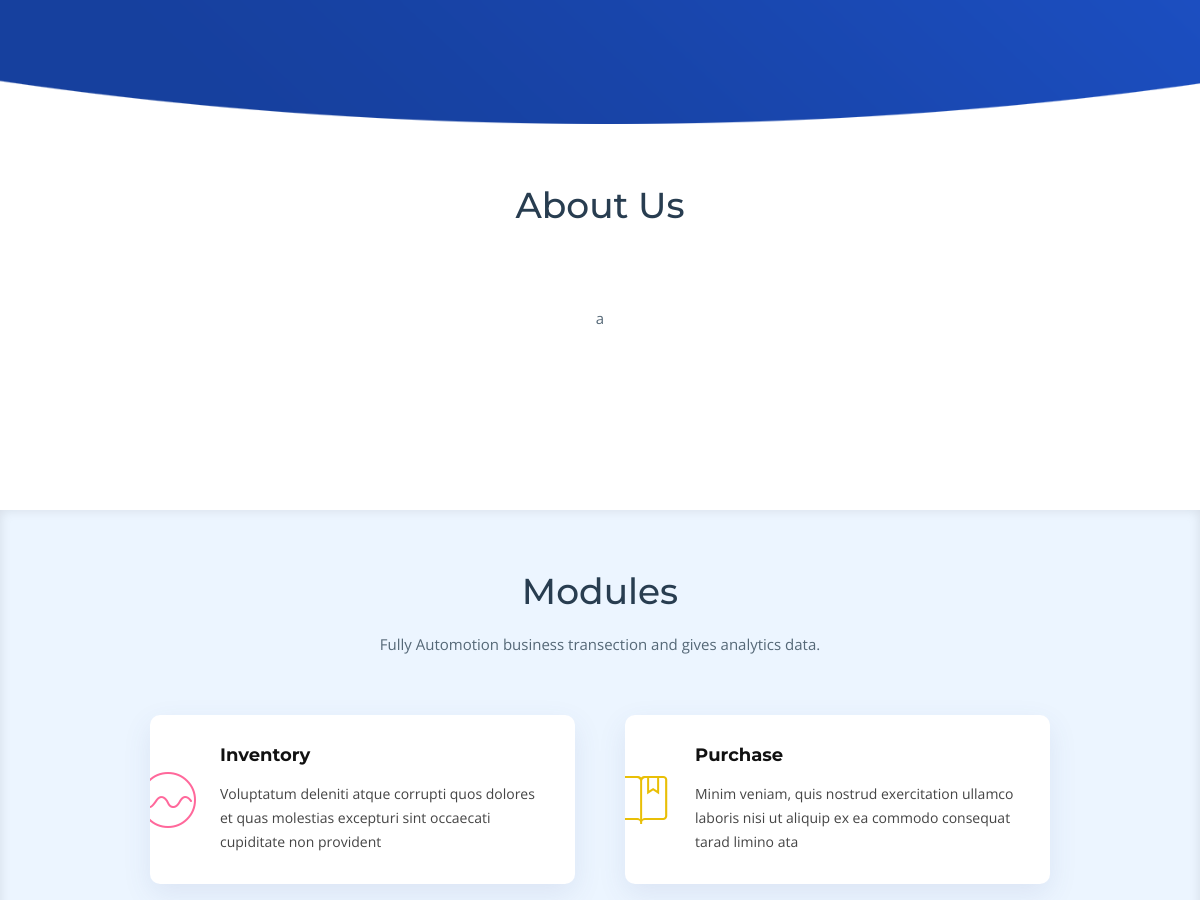
/ (middle part), run on an earlier commit of the app's database.
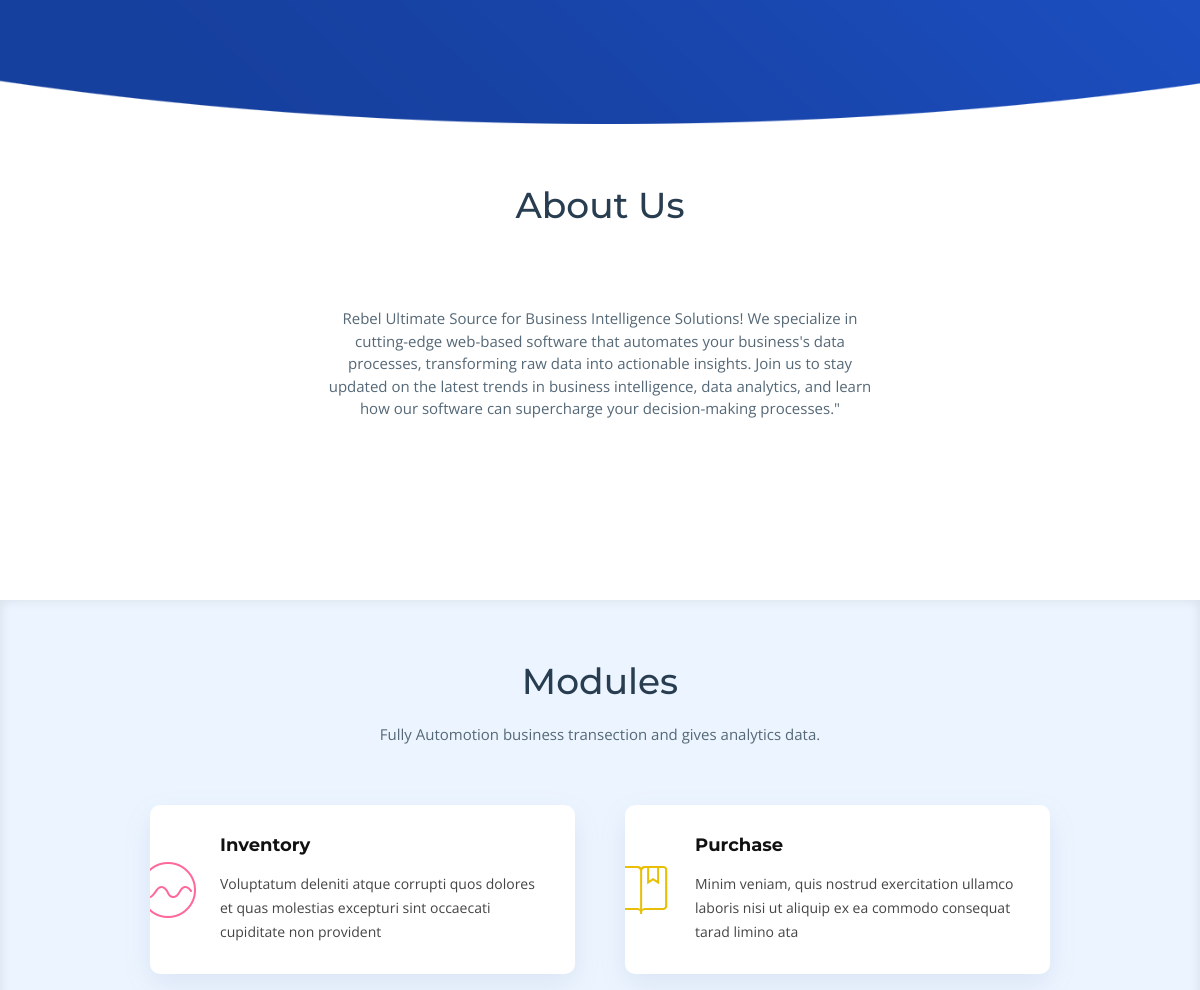
And on a later commit of the database.
### Homepage/models.py (models this page shows)
class AboutUs(models.Model):
    title = models.CharField(max_length=100,blank=True, null=True)
    text = HTMLField()
    image = models.ImageField(upload_to='website',blank=True, null=True,validators=[validate_svg])

### Homepage/views.py (the view)
# urls.py: path('', views.home, name='bankhome'),
def home(request):
    header = Header.objects.first()
    navigation = Navigation.objects.all()
    intro_section = IntroSection.objects.first()
    about_us = AboutUs.objects.first()
    context = {
        'header': header,
        'navigation': navigation,
        'intro_section': intro_section,
        'about_us': about_us,
    }
    return render(request, 'home.html',context)

### templates/home.html (shortened to what this page needs)
{% load static %}
<!DOCTYPE html>
<html lang="en">
<head>
  <link href="{% static 'assets/vendor/bootstrap/css/bootstrap.min.css' %}" rel="stylesheet">
  <link href="{% static 'assets/vendor/font-awesome/css/font-awesome.min.css' %}"rel="stylesheet">
  <link href="{% static 'assets/vendor/ionicons/css/ionicons.min.css' %}"rel="stylesheet">
  <link href="{% static 'assets/vendor/owl.carousel/assets/owl.carousel.min.css' %}"rel="stylesheet">
  <link href="{% static 'assets/vendor/venobox/venobox.css' %}"rel="stylesheet">
  <link href="{% static 'assets/vendor/aos/aos.css' %}"rel="stylesheet">
  <link href="{% static 'assets/css/style.css' %}"rel="stylesheet">
</head>
<body>
  <section id="intro" class="clearfix">
  </section>
  <main id="main">
    <section id="about">
      <div class="container" data-aos="fade-up">
        <header class="section-header">
          <h3>About Us
          </h3>
          <p>{{ about_us.text|safe }}</p>
        </header>
      </div>
    </section>
    <section id="services" class="section-bg">
      <div class="container" data-aos="fade-up">
        <header class="section-header">
          <h3>Modules</h3>
          <p>Fully Automotion business transection and gives  analytics data.</p>
        </header>
        <div class="row justify-content-center">
          <div class="col-md-6 col-lg-5" data-aos="zoom-in" data-aos-delay="100">
            <div class="box">
              <div class="icon"><i class="ion-ios-analytics-outline" style="color: #ff689b;"></i></div>
              <h4 class="title"><a href="">Inventory</a></h4>
              <p class="description">Voluptatum deleniti atque corrupti quos dolores et quas molestias excepturi sint occaecati cupiditate non provident</p>
            </div>
          </div>
          <div class="col-md-6 col-lg-5" data-aos="zoom-in" data-aos-delay="200">
            <div class="box">
              <div class="icon"><i class="ion-ios-bookmarks-outline" style="color: #e9bf06;"></i></div>
              <h4 class="title"><a href="">Purchase</a></h4>
              <p class="description">Minim veniam, quis nostrud exercitation ullamco laboris nisi ut aliquip ex ea commodo consequat tarad limino ata</p>
            </div>
          </div>
        </div>
      </div>
    </section>
  </main>
</body>
</html>

What changed in the data, as far as the page shows it:
changed AboutUs: text "a" → "Rebel Ultimate Source for Business Intelligence Solutions! We specialize in cutting-edge web-based software that automates your business's data processes, transforming raw data into actionable insights. Join us to stay updated on the latest trends in business intelligence, data analytics, and learn how our software can supercharge your decision-making processes.\""
